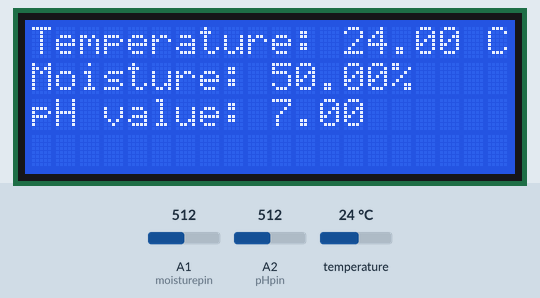
Recording of a sketch running on a simulated Arduino Uno, built with avr-gcc and run on an emulated ATmega328P. Shown: 20×4 character LCD. The test bench sets the inputs (shaded band); at power-on: A1 (moisturepin) = 512, temperature 24 °C, A2 (pHpin) = 512.

Above: at 1.2 s.
1.3 s: A1 (moisturepin) set to 113
At 2.2 s:
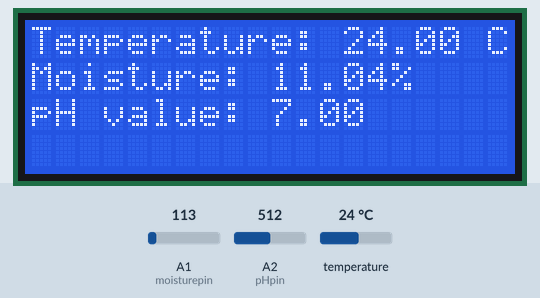
3.1 s: A1 (moisturepin) set to 95
At 4.0 s:
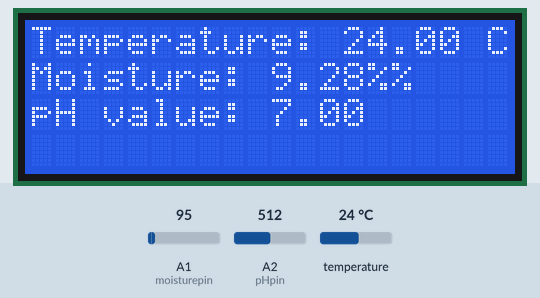
4.7 s: temperature set to 12 °C
At 5.8 s:
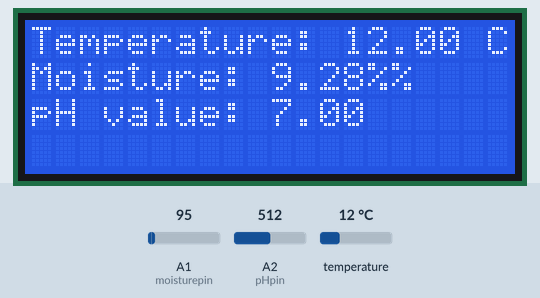
6.3 s: A2 (pHpin) set to 716
At 7.5 s:
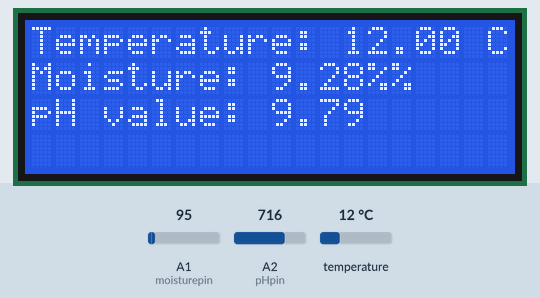
7.8 s: temperature set to 19 °C
9.4 s: A2 (pHpin) set to 900
At 10.2 s:
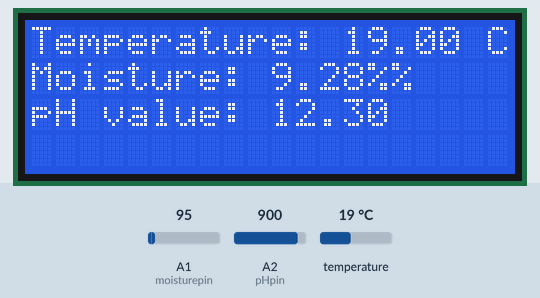
Timing chart, 0 to 12.0 s (numbered marks = the images above; inputs shaded):
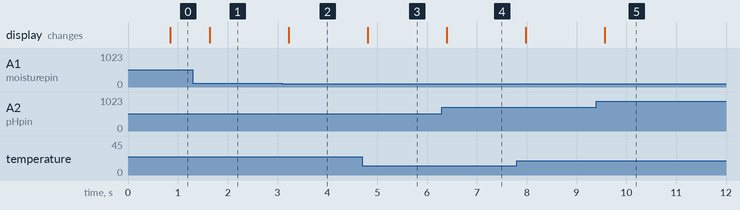

The sketch:

portable-soi-tester-codes.ino
```cpp
#include <LiquidCrystal.h>
#include <DallasTemperature.h>
#include<OneWire.h>

#define DS18B20 6

OneWire onewire(DS18B20);
DallasTemperature sensor(&onewire);

LiquidCrystal lcd(12,11,5,4,3,2);
int moisturepin = 1;
int pHpin = 2;
int sensoredpH = 0;
int sensoredMoisture = 0;
float moisture = 0.0;
float pH = 0.0;

void setup(void) {
  sensor.begin();
  lcd.begin(20,4);
}

//method for reading temperature.
void readTemp(){
  sensor.requestTemperatures();
  lcd.setCursor(0,0);
  float temp = sensor.getTempCByIndex(0);
 if(temp == -127.00){
  lcd.print("CAN'T READ TEMP!");
 }else{
  lcd.print("Temperature: ");
   lcd.print(temp);
  lcd.print(" C");
 }
}

//method for reading moisture
void readMoisture(){
 lcd.setCursor(0,1);
 lcd.print("Moisture: ");
 sensoredMoisture = analogRead(moisturepin);
 moisture = sensoredMoisture/10.24;
 lcd.print(moisture);
 lcd.print("%");
}

//method for reading pH
void readpH(){
  lcd.setCursor(0,2);
  lcd.print("pH value: ");
  sensoredpH = analogRead(pHpin);
  pH = sensoredpH/(1024.0/14.0);
  lcd.print(pH);

}

void loop(void) {
  readTemp();
  readMoisture();
  readpH();
  delay(20);
}
```

Measured:
- the behaviour switches between 103 and 102 on A1 (moisturepin) (found by bisection; images 1 and 2)
- after the input at 1.3 s, the display: changes after 0.34 s (image 1)
- after the input at 3.1 s, the display: changes after 0.13 s (image 2)
- after the input at 4.7 s, the display: changes after 0.11 s (image 3)
- after the input at 6.3 s, the display: changes after 0.10 s (image 4)
- after the input at 9.4 s, the display: changes after 0.17 s (image 5)
